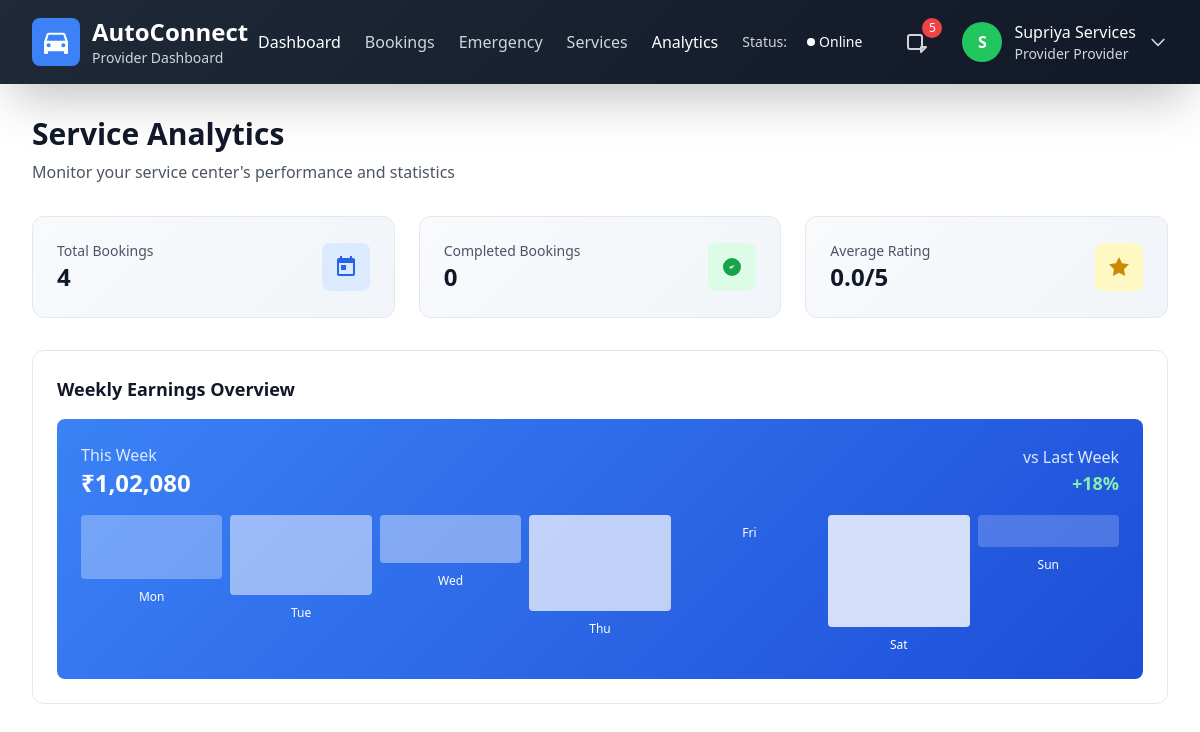
The app's page /service_reports (signed in) with its own data.
### home/models.py (models this page shows, shortened)
class User(AbstractUser):
    role = models.CharField(max_length=50, null=True, default='user')
    pass

### home/views.py (the view)
# urls.py: path("service_reports", home.views.service_reports, name="service_reports"),
@login_required
def service_reports(request):
    center = ServiceCenter.objects.get(user=request.user)
    total_bookings = Booking.objects.filter(center=center).count()
    completed_bookings = Booking.objects.filter(center=center, status='Completed').count()
    avg_rating = Review.objects.filter(center=center).aggregate(avg_rating=Avg('rating'))['avg_rating'] or 0
    return render(request, 'service_reports.html', {
        'total_bookings': total_bookings,
        'completed_bookings': completed_bookings,
        'avg_rating': avg_rating
    })

### templates/service_reports.html (shortened to what this page needs)
{% load static %}
<!DOCTYPE html>
<html lang="en">
<head>
    <script src="https://cdn.tailwindcss.com"></script>
</head>
<body class="bg-white min-h-full">
    <header class="gradient-bg text-white shadow-2xl">
        <div class="max-w-7xl mx-auto px-4 sm:px-6 lg:px-8">
            <div class="flex justify-between items-center py-4">
                <div class="flex items-center space-x-3">
                    <div class="bg-blue-500 p-2 rounded-lg">
                    </div>
                    <div>
                        <h1 class="text-2xl font-bold">AutoConnect</h1>
                        <p class="text-gray-300 text-sm">Provider Dashboard</p>
                    </div>
                </div>
                <div class="flex items-center space-x-6">
                    <nav class="hidden md:flex space-x-6">
                        <a href="{% url 'provider_dashboard' %}" class="text-white hover:text-blue-300 transition-colors">Dashboard</a>
                        <a href="{% url 'new_requests' %}" class="text-gray-300 hover:text-white transition-colors">Bookings</a>
                        <a href="{% url 'provider_emergency' %}" class="text-gray-300 hover:text-white transition-colors">Emergency</a>
                        <a href="{% url 'services_provided' %}" class="text-gray-300 hover:text-white transition-colors">Services</a>
                        <a href="{% url 'service_reports' %}" class="text-white hover:text-blue-300 transition-colors">Analytics</a>
                    </nav>
                    <div class="flex items-center space-x-2">
                        <span class="text-sm text-gray-300">Status:</span>
                        <button class="status-online px-3 py-1 rounded-full text-white text-sm font-medium flex items-center space-x-1">
                            <div class="w-2 h-2 bg-white rounded-full pulse-dot"></div>
                            <span>Online</span>
                        </button>
                    </div>
                    <div class="relative">
                        <button class="relative p-2 text-gray-300 hover:text-white transition-colors">
                            <svg class="w-6 h-6" fill="none" stroke="currentColor" viewBox="0 0 24 24">
                                <path stroke-linecap="round" stroke-linejoin="round" stroke-width="2" d="M15 17h5l-5 5v-5zM4 19h10a2 2 0 002-2V7a2 2 0 00-2-2H4a2 2 0 00-2 2v10a2 2 0 002 2z"/>
                            </svg>
                            <span class="notification-badge absolute -top-1 -right-1 bg-red-500 text-white text-xs rounded-full h-5 w-5 flex items-center justify-center">5</span>
                        </button>
                    </div>
                    <div class="relative">
                        <button id="user-menu-button" class="flex items-center space-x-3 focus:outline-none">
                            <div class="w-10 h-10 bg-green-500 rounded-full flex items-center justify-center">
                                <span class="text-white font-semibold">{{ user.first_name|slice:":1"|upper }}{{ user.last_name|slice:":1"|upper }}</span>
                            </div>
                            <div class="hidden md:block text-left">
                                <p class="text-white font-medium">{{ user.first_name }} {{ user.last_name }}</p>
                                <p class="text-gray-300 text-sm">{{ user.role|title }} Provider</p>
                            </div>
                            <svg class="w-5 h-5 text-gray-300" fill="none" stroke="currentColor" viewBox="0 0 24 24">
                                <path stroke-linecap="round" stroke-linejoin="round" stroke-width="2" d="M19 9l-7 7-7-7"/>
                            </svg>
                        </button>
                    </div>
                </div>
            </div>
        </div>
    </header>
    <main class="max-w-7xl mx-auto px-4 sm:px-6 lg:px-8 py-8">
        <div class="mb-8">
            <h2 class="text-3xl font-bold text-gray-900 mb-2">Service Analytics</h2>
            <p class="text-gray-600">Monitor your service center's performance and statistics</p>
        </div>
        <div class="grid grid-cols-1 md:grid-cols-3 gap-6 mb-8">
            <div class="stat-card p-6 rounded-xl border border-gray-200">
                <div class="flex items-center justify-between">
                    <div>
                        <p class="text-gray-600 text-sm font-medium">Total Bookings</p>
                        <p class="text-2xl font-bold text-gray-900">{{ total_bookings }}</p>
                    </div>
                    <div class="bg-blue-100 p-3 rounded-lg">
                        <svg class="w-6 h-6 text-blue-600" fill="currentColor" viewBox="0 0 24 24">
                            <path d="M19 3h-1V1h-2v2H8V1H6v2H5c-1.11 0-1.99.9-1.99 2L3 19c0 1.1.89 2 2 2h14c1.1 0 2-.9 2-2V5c0-1.1-.9-2-2-2zm0 16H5V8h14v11zM7 10h5v5H7z"/>
                        </svg>
                    </div>
                </div>
            </div>
            <div class="stat-card p-6 rounded-xl border border-gray-200">
                <div class="flex items-center justify-between">
                    <div>
                        <p class="text-gray-600 text-sm font-medium">Completed Bookings</p>
                        <p class="text-2xl font-bold text-gray-900">{{ completed_bookings }}</p>
                    </div>
                    <div class="bg-green-100 p-3 rounded-lg">
                        <svg class="w-6 h-6 text-green-600" fill="currentColor" viewBox="0 0 24 24">
                            <path d="M9 12l2 2 4-4m6 2a9 9 0 11-18 0 9 9 0 0118 0z"/>
                        </svg>
                    </div>
                </div>
            </div>
            <div class="stat-card p-6 rounded-xl border border-gray-200">
                <div class="flex items-center justify-between">
                    <div>
                        <p class="text-gray-600 text-sm font-medium">Average Rating</p>
                        <p class="text-2xl font-bold text-gray-900">{{ avg_rating|floatformat:1 }}/5</p>
                    </div>
                    <div class="bg-yellow-100 p-3 rounded-lg">
                        <svg class="w-6 h-6 text-yellow-600" fill="currentColor" viewBox="0 0 24 24">
                            <path d="M12 2l3.09 6.26L22 9.27l-5 4.87 1.18 6.88L12 17.77l-6.18 3.25L7 14.14 2 9.27l6.91-1.01L12 2z"/>
                        </svg>
                    </div>
                </div>
            </div>
        </div>
        <div class="bg-white rounded-xl border border-gray-200 p-6">
            <h3 class="text-lg font-bold text-gray-900 mb-4">Weekly Earnings Overview</h3>
            <div class="earnings-chart p-6 rounded-lg text-white">
                <div class="flex justify-between items-center mb-4">
                    <div>
                        <p class="text-blue-100">This Week</p>
                        <p class="text-2xl font-bold">₹1,02,080</p>
                    </div>
                    <div class="text-right">
                        <p class="text-blue-100">vs Last Week</p>
                        <p class="text-lg font-semibold text-green-300">+18%</p>
                    </div>
                </div>
                <div class="grid grid-cols-7 gap-2 mt-4">
                    <div class="text-center">
                        <div class="bg-white bg-opacity-30 h-16 rounded mb-1"></div>
                        <span class="text-xs">Mon</span>
                    </div>
                    <div class="text-center">
                        <div class="bg-white bg-opacity-50 h-20 rounded mb-1"></div>
                        <span class="text-xs">Tue</span>
                    </div>
                    <div class="text-center">
                        <div class="bg-white bg-opacity-40 h-12 rounded mb-1"></div>
                        <span class="text-xs">Wed</span>
                    </div>
                    <div class="text-center">
                        <div class="bg-white bg-opacity-70 h-24 rounded mb-1"></div>
                        <span class="text-xs">Thu</span>
                    </div>
                    <div class="text-center">
                        <span class="text-xs">Fri</span>
                    </div>
                    <div class="text-center">
                        <div class="bg-white bg-opacity-80 h-28 rounded mb-1"></div>
                        <span class="text-xs">Sat</span>
                    </div>
                    <div class="text-center">
                        <div class="bg-white bg-opacity-20 h-8 rounded mb-1"></div>
                        <span class="text-xs">Sun</span>
                    </div>
                </div>
            </div>
        </div>
    </main>
</body>
</html>

### templates/service_reports.html (style rules this page uses)
body { box-sizing: border-box; }
.gradient-bg { background: linear-gradient(135deg, #1f2937 0%, #111827 100%); }
.stat-card { background: linear-gradient(135deg, #f8fafc 0%, #f1f5f9 100%); }
.pulse-dot { animation: pulse 2s infinite; }
.notification-badge { animation: bounce 1s infinite; }
.earnings-chart { background: linear-gradient(135deg, #3b82f6 0%, #1d4ed8 100%); }

### records on screen
User: first_name "S", first_name "Supriya Services", role "Provider"

### other values on screen
{{ total_bookings }} "4"
{{ completed_bookings }} "0"
{{ avg_rating|floatformat:1 }} "0.0"
